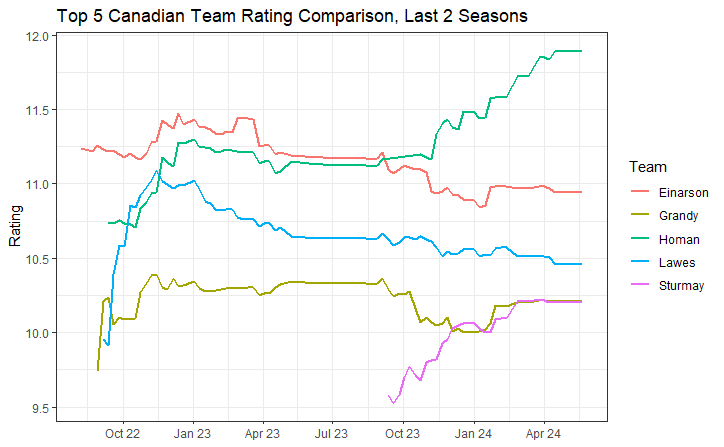

Reproduce this figure in R.
library(curlingR)
library(tidyverse)
library(ggplot2)

# current Canadian top 5 women's teams
Top5 <- load_rankings_women() %>%
  filter(Country == 'Canada',
         # max date of 2024 season
         Date == '2024-05-20',
         # exclude Jennifer Jones
         id != 9785) %>%
  arrange(Rank) %>%
  head(5) %>%
  pull(id)

Top5History <- load_rankings_women() %>%
  filter(Season %in% c(2023,2024),
         id %in% Top5)

Top5History %>%
  ggplot(aes(x = as.Date(Date), y = Rating, group = LastName, color = LastName)) +
  geom_line(linewidth = 1) +
  ggtitle("Top 5 Canadian Team Rating Comparison, Last 2 Seasons") +
  scale_x_date(date_breaks = "3 months", date_labels = "%b %y") +
  labs(x = NULL , color = "Team") +
  theme_bw()
